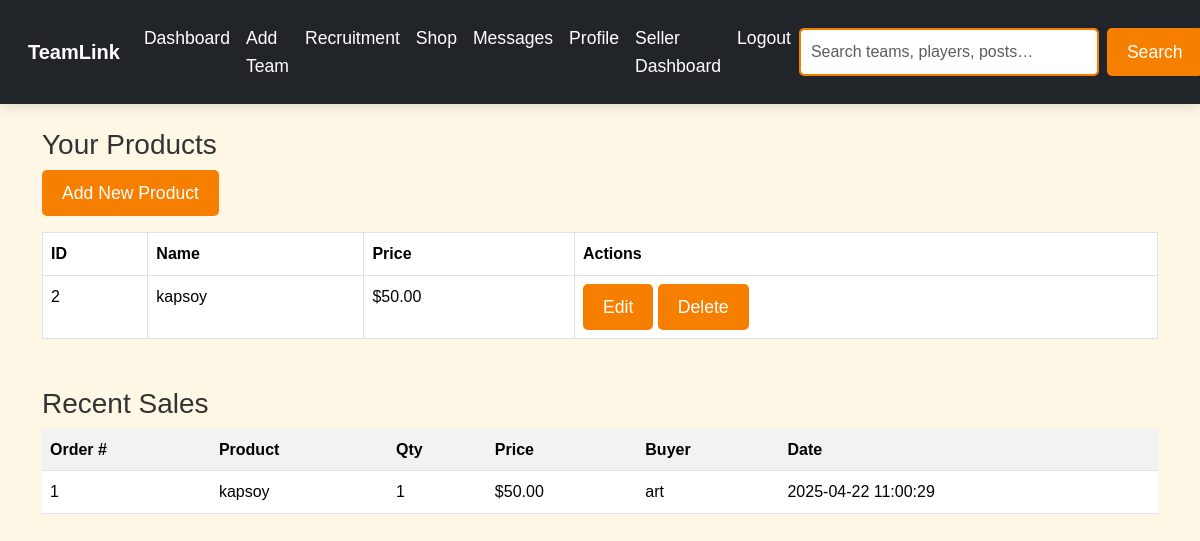
The page /seller_dashboard.php (signed in) on the database its author committed.
### tables this page shows
CREATE TABLE `products` (
  `id` int(11) NOT NULL,
  `product_name` varchar(255) DEFAULT NULL,
  `description` text DEFAULT NULL,
  `price` decimal(10,2) DEFAULT NULL,
  `stock_quantity` int(11) DEFAULT NULL,
  `user_id` int(11) NOT NULL,
  `image` varchar(255) DEFAULT NULL
);

CREATE TABLE `order_items` (
  `id` int(11) NOT NULL,
  `order_id` int(11) NOT NULL,
  `product_id` int(11) NOT NULL,
  `quantity` int(11) NOT NULL,
  `price` decimal(10,2) NOT NULL
);

CREATE TABLE `users` (
  `id` int(11) NOT NULL,
  `username` varchar(50) NOT NULL,
  `email` varchar(100) NOT NULL,
  `password` varchar(255) NOT NULL,
  `role` enum('player','coach','fan','admin') DEFAULT 'player',
  `created_at` timestamp NOT NULL DEFAULT current_timestamp(),
  `bio` text DEFAULT NULL,
  `profile_picture` varchar(255) DEFAULT 'default.png'
);

CREATE TABLE `orders` (
  `id` int(11) NOT NULL,
  `buyer_id` int(11) NOT NULL,
  `created_at` timestamp NOT NULL DEFAULT current_timestamp(),
  `name` varchar(100) DEFAULT NULL,
  `email` varchar(100) DEFAULT NULL,
  `address` text DEFAULT NULL,
  `total_price` decimal(10,2) DEFAULT NULL,
  `status` varchar(50) DEFAULT 'pending'
);

### seller_dashboard.php (the view, shortened to what this page needs)
<?php
include 'includes/db.php';
$sellerId = $_SESSION['user_id'];
$prodStmt = $conn->prepare("SELECT * FROM products WHERE user_id = ?");
$prodStmt->bind_param("i", $sellerId);
$prodStmt->execute();
$yourProducts = $prodStmt->get_result();
$saleStmt = $conn->prepare("
  SELECT oi.*, o.buyer_id, o.created_at, u.username AS buyer_name, p.product_name
  FROM order_items oi
  JOIN orders o ON oi.order_id = o.id
  JOIN users u ON o.buyer_id = u.id
  JOIN products p ON oi.product_id = p.id
  WHERE p.user_id = ?
  ORDER BY o.created_at DESC
");
$saleStmt->bind_param("i", $sellerId);
$saleStmt->execute();
$sales = $saleStmt->get_result();
?>
<!DOCTYPE html>
<html lang="en"><head>
  <link href="https://cdn.jsdelivr.net/npm/bootstrap@5.3.3/dist/css/bootstrap.min.css" rel="stylesheet">
</head><body>
<?php include 'includes/header.php'; ?>
<div class="container mt-4">
  <h3>Your Products</h3>
  <a href="add_product.php" class="btn btn-primary mb-3">Add New Product</a>
  <table class="table table-bordered">
    <tr><th>ID</th><th>Name</th><th>Price</th><th>Actions</th></tr>
    <?php while ($p = $yourProducts->fetch_assoc()): ?>
    <tr>
      <td><?= $p['id'] ?></td>
      <td><?= htmlspecialchars($p['product_name']) ?></td>
      <td>$<?= number_format($p['price'],2) ?></td>
      <td>
        <a href="edit_product.php?id=<?= $p['id'] ?>" class="btn btn-sm btn-warning">Edit</a>
        <a href="seller_dashboard.php?delete=<?= $p['id'] ?>" class="btn btn-sm btn-danger"
           onclick="return confirm('Remove this product?')">Delete</a>
      </td>
    </tr>
    <?php endwhile; ?>
  </table>
  <h3 class="mt-5">Recent Sales</h3>
  <?php if ($sales->num_rows): ?>
  <table class="table table-striped">
    <tr><th>Order #</th><th>Product</th><th>Qty</th><th>Price</th><th>Buyer</th><th>Date</th></tr>
    <?php while ($s = $sales->fetch_assoc()): ?>
    <tr>
      <td><?= $s['order_id'] ?></td>
      <td><?= htmlspecialchars($s['product_name']) ?></td>
      <td><?= $s['quantity'] ?></td>
      <td>$<?= number_format($s['price'],2) ?></td>
      <td><?= htmlspecialchars($s['buyer_name']) ?></td>
      <td><?= $s['created_at'] ?></td>
    </tr>
    <?php endwhile; ?>
  </table>
  <?php else: ?>
    <p>No sales yet.</p>
  <?php endif; ?>
</div>
</body></html>

### css/styles.css (style rules this page uses)
* { margin: 0; padding: 0; box-sizing: border-box; }
body { font-family: Arial, sans-serif; background-color: #fff7e6; color: #333; line-height: 1.6; }
.btn { background-color: #f77f00; color: white; border: none; padding: 10px 20px; border-radius: 5px; font-size: 1.1rem; transition: background-color 0.3s ease; }

### rows shown on the page
products: id "2", product_name "kapsoy", price "50.00"
order_items: order "1", product.product_name "kapsoy", quantity "1", price "50.00", users.username "art", order.created_at "2025-04-22 11:00:29"
